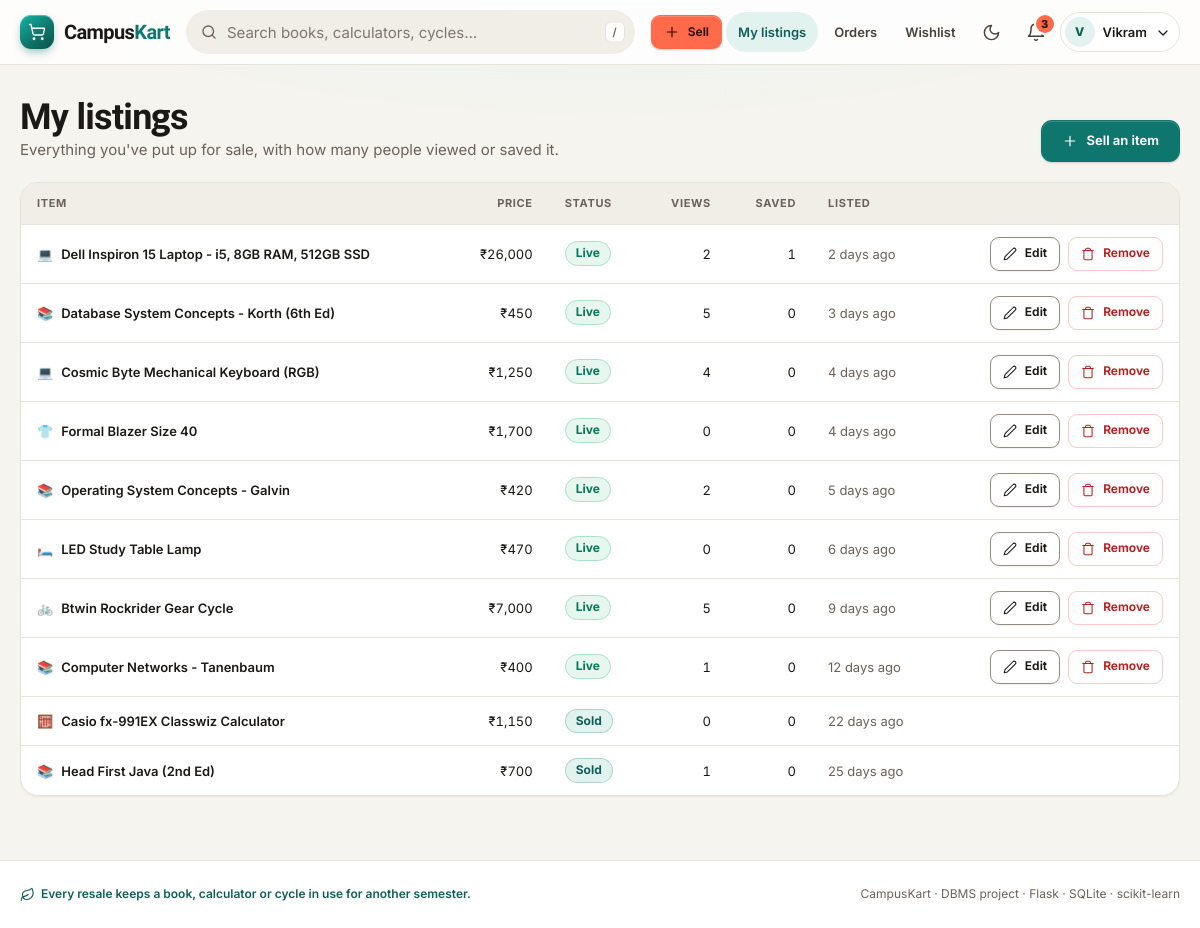
The app's page /my-listings (signed in) with its own data.
### tables this page shows
CREATE TABLE users (
    user_id       INTEGER PRIMARY KEY AUTOINCREMENT,
    name          TEXT    NOT NULL,
    email         TEXT    NOT NULL UNIQUE,
    password_hash TEXT    NOT NULL,
    role          TEXT    NOT NULL DEFAULT 'user' CHECK (role IN ('user', 'admin')),
    branch        TEXT,
    year          INTEGER CHECK (year BETWEEN 1 AND 4),
    phone         TEXT,
    is_blocked    INTEGER NOT NULL DEFAULT 0 CHECK (is_blocked IN (0, 1)),
    created_at    TEXT    NOT NULL DEFAULT (datetime('now', 'localtime'))
);

CREATE TABLE products (
    product_id     INTEGER PRIMARY KEY AUTOINCREMENT,
    seller_id      INTEGER NOT NULL REFERENCES users(user_id) ON DELETE CASCADE,
    category_id    INTEGER NOT NULL REFERENCES categories(category_id),
    title          TEXT    NOT NULL,
    description    TEXT    NOT NULL,
    original_price REAL    NOT NULL CHECK (original_price > 0),
    price          REAL    NOT NULL CHECK (price > 0),
    condition      TEXT    NOT NULL CHECK (condition IN ('New', 'Like New', 'Good', 'Fair')),
    age_months     INTEGER NOT NULL DEFAULT 0 CHECK (age_months >= 0),
    status         TEXT    NOT NULL DEFAULT 'available'
                   CHECK (status IN ('pending', 'available', 'sold', 'rejected', 'removed')),
    is_flagged     INTEGER NOT NULL DEFAULT 0 CHECK (is_flagged IN (0, 1)),
    spam_score     REAL    NOT NULL DEFAULT 0,      -- filled by AI spam detector
    flag_reason    TEXT,
    created_at     TEXT    NOT NULL DEFAULT (datetime('now', 'localtime'))
);

### app.py (the view)
@app.route("/my-listings")
@login_required
def my_listings():
    items = query("""SELECT d.*, (SELECT COUNT(*) FROM product_views v WHERE v.product_id = d.product_id) AS views,
                            (SELECT COUNT(*) FROM wishlist w WHERE w.product_id = d.product_id) AS wishes
                     FROM v_product_details d WHERE d.seller_id = ? AND d.status <> 'removed'
                     ORDER BY d.created_at DESC""", (g.user["user_id"],))
    return render_template("my_listings.html", items=items)

### app.py (called while the page is built)
def get_db():
    if "db" not in g:
        g.db = sqlite3.connect(DB_PATH)
        g.db.row_factory = sqlite3.Row
        g.db.execute("PRAGMA foreign_keys = ON")
    return g.db

def query(sql, args=(), one=False):
    rows = get_db().execute(sql, args).fetchall()
    return (rows[0] if rows else None) if one else rows

@app.before_request
def load_user():
    g.user = None
    if "user_id" in session:
        g.user = query("SELECT * FROM users WHERE user_id = ?", (session["user_id"],), one=True)
        if g.user is None or g.user["is_blocked"]:
            session.clear()
            g.user = None

def login_required(view):
    @wraps(view)
    def wrapped(*args, **kwargs):
        if g.user is None:
            flash("Log in to continue.", "info")
            return redirect(url_for("login", next=request.path))
        return view(*args, **kwargs)
    return wrapped

@app.context_processor
def inject_globals():
    unread = 0
    if g.user:
        unread = query("SELECT COUNT(*) AS n FROM notifications WHERE user_id = ? AND is_read = 0",
                       (g.user["user_id"],), one=True)["n"]
    return {"categories": query("SELECT * FROM categories ORDER BY category_id"),
            "unread_count": unread, "conditions": CONDITIONS}

@app.template_filter("inr")
def inr(value):
    n = str(int(round(value or 0)))
    if len(n) <= 3:
        return n
    head, tail = n[:-3], n[-3:]
    parts = []
    while len(head) > 2:
        parts.insert(0, head[-2:])
        head = head[:-2]
    if head:
        parts.insert(0, head)
    return ",".join(parts) + "," + tail

@app.template_filter("ago")
def time_ago(ts):
    try:
        dt = datetime.strptime(ts, "%Y-%m-%d %H:%M:%S")
    except (TypeError, ValueError):
        return ts
    secs = (datetime.now() - dt).total_seconds()
    for unit, size in (("day", 86400), ("hour", 3600), ("min", 60)):
        if secs >= size:
            n = int(secs // size)
            return f"{n} {unit}{'s' if n > 1 else ''} ago"
    return "just now"

### templates/my_listings.html (shortened to what this page needs)
{% extends "base.html" %}
{% from "_macros.html" import status_pill, icon, empty_state %}
{% block content %}
<div class="section-head">
  <div>
    <h1>My listings</h1>
    <p class="muted mb-0">Everything you've put up for sale, with how many people viewed or saved it.</p>
  </div>
  <a class="btn" href="{{ url_for('sell') }}">{{ icon('plus', 16) }}Sell an item</a>
</div>
{% if items %}
<div class="card card-flush table-wrap">
  <table>
    <thead>
      <tr><th scope="col">Item</th><th scope="col" class="num">Price</th><th scope="col">Status</th>
          <th scope="col" class="num">Views</th><th scope="col" class="num">Saved</th><th scope="col">Listed</th>
          <th scope="col"><span class="sr-only">Actions</span></th></tr>
    </thead>
    <tbody>
    {% for p in items %}
    <tr>
      <td>
        <a class="item-link" href="{{ url_for('product', pid=p.product_id) }}"><span aria-hidden="true">{{ p.category_icon }}</span>{{ p.title }}</a>
      </td>
      <td class="num">₹{{ p.price|inr }}</td>
      <td>{{ status_pill(p.status) }}</td>
      <td class="num">{{ p.views }}</td>
      <td class="num">{{ p.wishes }}</td>
      <td class="muted nowrap">{{ p.created_at|ago }}</td>
      <td>
        {% if p.status in ['available', 'pending'] %}
        <div class="row-actions">
          <a class="btn btn-outline btn-sm" href="{{ url_for('edit_listing', pid=p.product_id) }}">{{ icon('edit', 14) }}Edit<span class="sr-only"> {{ p.title }}</span></a>
          <form class="inline" method="post" action="{{ url_for('remove_listing', pid=p.product_id) }}"
                data-confirm-title="Remove this listing?"
                data-confirm="“{{ p.title }}” will no longer be visible to buyers. You can list it again later."
                data-confirm-ok="Remove listing" data-confirm-cancel="Keep it" data-confirm-tone="danger">
            <button class="btn btn-danger-outline btn-sm">{{ icon('trash', 14) }}Remove<span class="sr-only"> {{ p.title }}</span></button>
          </form>
        </div>
        {% endif %}
      </td>
    </tr>
    {% endfor %}
    </tbody>
  </table>
</div>
{% else %}
{{ empty_state('package', "You haven't listed anything yet",
               'Old books, calculators and lab gear sell fast. We will even suggest a fair price.',
               'Sell your first item', url_for('sell')) }}
{% endif %}
{% endblock %}

### templates/base.html (shortened to what this page needs)
{% from "_macros.html" import icon %}
{% set ep = request.endpoint %}
<!doctype html>
<html lang="en">
<head>
  <link rel="stylesheet" href="{{ url_for('static', filename='style.css') }}">
</head>
<body>
<header class="site-header">
  <div class="container header-row">
    <a class="logo" href="{{ url_for('index') }}" aria-label="CampusKart home">
      <span class="logo-mark">{{ icon('cart', 18) }}</span>
      <span aria-hidden="true">Campus<span class="accent">Kart</span></span>
    </a>
    {% if not g.user or g.user.role != 'admin' %}
    <form class="search-bar" action="{{ url_for('search') }}" role="search">
      <input id="site-search" name="q" type="search" placeholder="Search books, calculators, cycles…"
             value="{{ q or '' }}" autocomplete="off" enterkeyhint="search" aria-keyshortcuts="/">
      <kbd aria-hidden="true">/</kbd>
    </form>
    {% endif %}
    <nav class="nav-links" aria-label="Main">
      {% if g.user %}
        {% if g.user.role == 'admin' %}
          <a class="nav-link" href="{{ url_for('admin_dashboard') }}" {% if ep and ep.startswith('admin') %}aria-current="page"{% endif %}>{{ icon('shield', 16) }}Admin</a>
        {% else %}
          <a class="btn btn-sm btn-accent btn-sell" href="{{ url_for('sell') }}">{{ icon('plus', 16) }}Sell</a>
          {% for e, label in [('my_listings', 'My listings'), ('orders', 'Orders'), ('wishlist', 'Wishlist')] %}
          <a class="nav-link" href="{{ url_for(e) }}" {% if ep == e %}aria-current="page"{% endif %}>{{ label }}</a>
          {% endfor %}
        {% endif %}
      {% endif %}
      <button class="icon-btn theme-toggle" type="button" id="theme-toggle" aria-label="Switch to dark theme">
        {{ icon('moon', 19, 'moon') }}{{ icon('sun', 19, 'sun') }}
      </button>
      {% if g.user %}
        <a class="icon-btn" href="{{ url_for('notifications') }}"
           aria-label="Notifications{% if unread_count %}, {{ unread_count }} unread{% endif %}"
           {% if ep == 'notifications' %}aria-current="page"{% endif %}>
          {{ icon('bell', 20) }}
          {% if unread_count %}<span class="badge-count" aria-hidden="true">{{ unread_count if unread_count < 10 else '9+' }}</span>{% endif %}
        </a>
        <div class="menu" data-menu>
          <button class="menu-trigger" type="button" aria-haspopup="true" aria-expanded="false" aria-controls="account-menu">
            <span class="avatar" aria-hidden="true">{{ g.user.name[0] }}</span>
            <span class="name">{{ g.user.name.split()[0] }}</span>
            <span class="chev">{{ icon('chevron-down', 16) }}</span>
          </button>
        </div>
      {% else %}
        <a class="nav-link keep" href="{{ url_for('login') }}" {% if ep == 'login' %}aria-current="page"{% endif %}>Log in</a>
        <a class="btn btn-sm" href="{{ url_for('register') }}">Sign up</a>
      {% endif %}
    </nav>
  </div>
</header>
<main id="main" tabindex="-1">
  <div class="container">
    {% block content %}{% endblock %}
  </div>
</main>
<footer class="site-footer">
  <div class="container">
    <span class="eco">{{ icon('leaf', 15) }}Every resale keeps a book, calculator or cycle in use for another semester.</span>
    <span>CampusKart · DBMS project · Flask · SQLite · scikit-learn</span>
  </div>
</footer>
</body>
</html>

### templates/_macros.html (shortened to what this page needs)
{% macro icon(name, size=18, cls='') -%}
<svg class="icon {{ cls }}" width="{{ size }}" height="{{ size }}" viewBox="0 0 24 24" fill="none" stroke="currentColor" stroke-width="1.8" stroke-linecap="round" stroke-linejoin="round" aria-hidden="true" focusable="false">{{ ICONS.get(name, '')|safe }}</svg>
{%- endmacro %}
{% macro status_pill(s) %}
{% set css = {'available': 'good', 'placed': 'brand', 'completed': 'good', 'sold': 'brand',
              'pending': 'warn', 'cancelled': 'bad', 'rejected': 'bad', 'removed': 'bad'} %}
{% set label = {'placed': 'Awaiting pickup', 'pending': 'In review', 'available': 'Live'} %}
<span class="pill pill-{{ css.get(s, '') }}">{{ label.get(s, s|capitalize) }}</span>
{% endmacro %}

### records on screen
users: user "V", user.name "Vikram"
products: category_icon "💻", title "Dell Inspiron 15 Laptop - i5, 8GB RAM, 512GB SSD", price|inr "26,000", get "Live", views "2", wishes "1", created_at|ago "2 days ago", {{ size }} 14 (drawn)
products: category_icon "📚", title "Database System Concepts - Korth (6th Ed)", price|inr "450", get "Live", views "5", wishes "0", created_at|ago "3 days ago", {{ size }} 14 (drawn)
products: category_icon "💻", title "Cosmic Byte Mechanical Keyboard (RGB)", price|inr "1,250", get "Live", views "4", wishes "0", created_at|ago "4 days ago", {{ size }} 14 (drawn)
products: category_icon "👕", title "Formal Blazer Size 40", price|inr "1,700", get "Live", views "0", wishes "0", created_at|ago "4 days ago", {{ size }} 14 (drawn)
products: category_icon "📚", title "Operating System Concepts - Galvin", price|inr "420", get "Live", views "2", wishes "0", created_at|ago "5 days ago", {{ size }} 14 (drawn)
products: category_icon "🛏️", title "LED Study Table Lamp", price|inr "470", get "Live", views "0", wishes "0", created_at|ago "6 days ago", {{ size }} 14 (drawn)
products: category_icon "🚲", title "Btwin Rockrider Gear Cycle", price|inr "7,000", get "Live", views "5", wishes "0", created_at|ago "9 days ago", {{ size }} 14 (drawn)
products: category_icon "📚", title "Computer Networks - Tanenbaum", price|inr "400", get "Live", views "1", wishes "0", created_at|ago "12 days ago", {{ size }} 14 (drawn)
products: category_icon "🧮", title "Casio fx-991EX Classwiz Calculator", price|inr "1,150", get "Sold", views "0", wishes "0", created_at|ago "22 days ago"
products: category_icon "📚", title "Head First Java (2nd Ed)", price|inr "700", get "Sold", views "1", wishes "0", created_at|ago "25 days ago"

### other values on screen
{{ label }} "My listings" "Orders" "Wishlist"
{{ unread_count if unread_count < 10 else '9+' }} "3"
